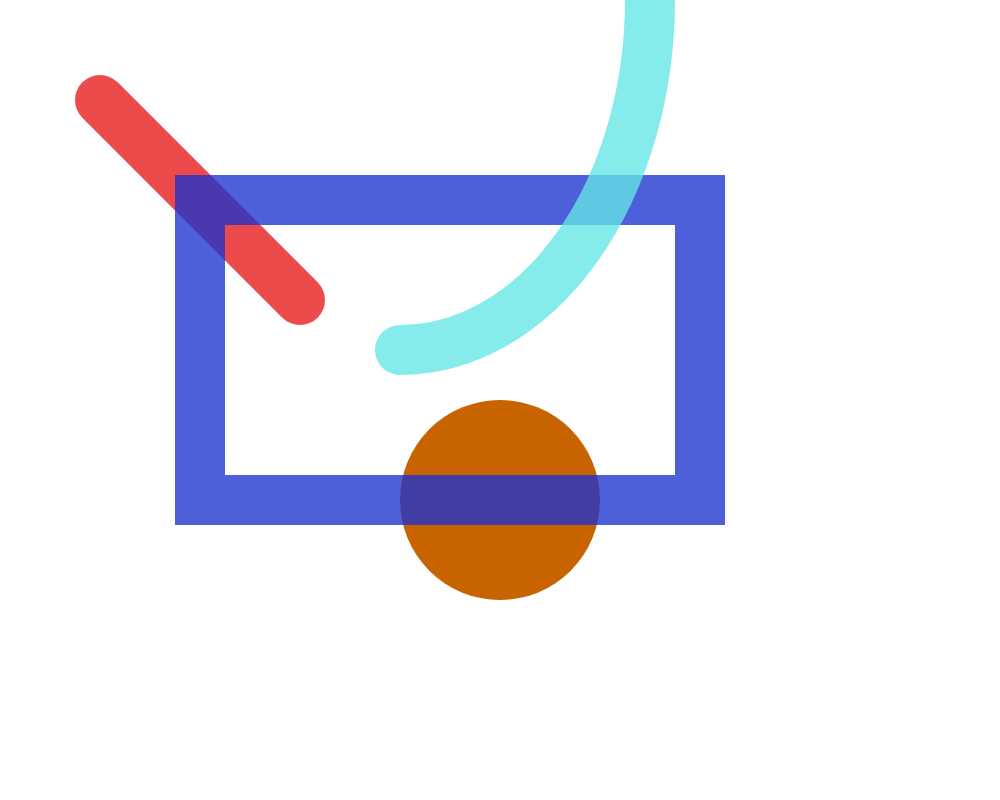
Frame 1 (no input)
Frame 60 (no input): identical to frame 1, image omitted
Frame 120 (the mouse pressed at the canvas centre since frame 60): identical to frame 1, image omitted

The p5.js sketch that drew this single still picture (run headless with seeded random() and noise() and a simulated clock; from frame 60 on, the mouse is pressed at the canvas centre):

// p5.js sketch
// ── sketch.js
//the set up function is performed once when the sketch loads
function setup() {
    createCanvas(1000,800);
    
}

//the draw function's default is performed on a loop 30 times per second
function draw() {
    background(255)
    // for color, one parameter (0-255) determines grayscale
    // for color, two parameters (a,b) determines grayscale and ALPHA (opacity) 
    // for color, three parameters is (r,g,b)
    // stroke(0,1) // the 1 is the lowest opacity which allows it to fade in slowly, but only if the background color is in setup 
    strokeWeight(50);
    stroke(230,0,0,180)
    line(100,100,300,300);
    
    // ellipse(x,y,w,h)
    noStroke();
    fill(200,100,0);
    ellipse(500,500,200,200);
    
    // rect(x,y,w,h)
    stroke(30,52,208,200);
    noFill();
    rect(200,200,500,300);
    
    stroke(100,230,230,200);
    arc(400, 0, 500, 700, 0, radians(90)); 
    
}

//-----------------------------
    //NOTES
    //ellipse(x,y,w,h)
    //fill(0) = black, 0-->255(white) 255 shades of gray
    //fill(r,g,b)
    //fill(255,0,0)=red
    //fill(255,255,0)=yellow
    //noStroke();
